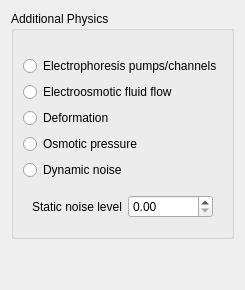
      <widget class="QWidget" name="sim_conf_stack_page_AdditionalPhysics">
       <layout class="QGridLayout" name="gridLayout_10">
        <item row="0" column="0">
         <widget class="QGroupBox" name="groupBox_AdditionalPhysics">
          <property name="title">
           <string>Additional Physics</string>
          </property>
          <layout class="QVBoxLayout" name="verticalLayout_13">
           <item>
            <spacer name="verticalSpacer_22">
             <property name="orientation">
              <enum>Qt::Vertical</enum>
             </property>
             <property name="sizeType">
              <enum>QSizePolicy::Fixed</enum>
             </property>
             <property name="sizeHint" stdset="0">
              <size>
               <width>20</width>
               <height>16</height>
              </size>
             </property>
            </spacer>
           </item>
           <item>
            <widget class="QRadioButton" name="rb_eosmoPC">
             <property name="sizePolicy">
              <sizepolicy hsizetype="Minimum" vsizetype="Fixed">
               <horstretch>1</horstretch>
               <verstretch>1</verstretch>
              </sizepolicy>
             </property>
             <property name="text">
              <string>Electrophoresis pumps/channels</string>
             </property>
            </widget>
           </item>
           <item>
            <widget class="QRadioButton" name="rb_flow">
             <property name="sizePolicy">
              <sizepolicy hsizetype="Minimum" vsizetype="Fixed">
               <horstretch>1</horstretch>
               <verstretch>1</verstretch>
              </sizepolicy>
             </property>
             <property name="text">
              <string>Electroosmotic fluid flow</string>
             </property>
            </widget>
           </item>
           <item>
            <widget class="QRadioButton" name="rb_deform">
             <property name="sizePolicy">
              <sizepolicy hsizetype="Minimum" vsizetype="Fixed">
               <horstretch>1</horstretch>
               <verstretch>1</verstretch>
              </sizepolicy>
             </property>
             <property name="text">
              <string>Deformation</string>
             </property>
            </widget>
           </item>
           <item>
            <widget class="QRadioButton" name="rb_osmosis">
             <property name="sizePolicy">
              <sizepolicy hsizetype="Minimum" vsizetype="Fixed">
               <horstretch>1</horstretch>
               <verstretch>1</verstretch>
              </sizepolicy>
             </property>
             <property name="text">
              <string>Osmotic pressure</string>
             </property>
            </widget>
           </item>
           <item>
            <widget class="QRadioButton" name="rb_dynNoise">
             <property name="sizePolicy">
              <sizepolicy hsizetype="Minimum" vsizetype="Fixed">
               <horstretch>1</horstretch>
               <verstretch>1</verstretch>
              </sizepolicy>
             </property>
             <property name="text">
              <string>Dynamic noise</string>
             </property>
            </widget>
           </item>
           <item>
            <widget class="QWidget" name="widget_2" native="true">
             <layout class="QHBoxLayout" name="horizontalLayout_4">
              <item>
               <widget class="QLabel" name="label_24">
                <property name="sizePolicy">
                 <sizepolicy hsizetype="Preferred" vsizetype="Preferred">
                  <horstretch>1</horstretch>
                  <verstretch>1</verstretch>
                 </sizepolicy>
                </property>
                <property name="text">
                 <string>Static noise level</string>
                </property>
               </widget>
              </item>
              <item>
               <widget class="QDoubleSpinBox" name="dsb_staticNoise">
                <property name="sizePolicy">
                 <sizepolicy hsizetype="Minimum" vsizetype="Fixed">
                  <horstretch>1</horstretch>
                  <verstretch>1</verstretch>
                 </sizepolicy>
                </property>
               </widget>
              </item>
             </layout>
            </widget>
           </item>
          </layout>
         </widget>
        </item>
        <item row="1" column="0">
         <spacer name="verticalSpacer_21">
          <property name="orientation">
           <enum>Qt::Vertical</enum>
          </property>
          <property name="sizeHint" stdset="0">
           <size>
            <width>20</width>
            <height>40</height>
           </size>
          </property>
         </spacer>
        </item>
       </layout>
      </widget>
